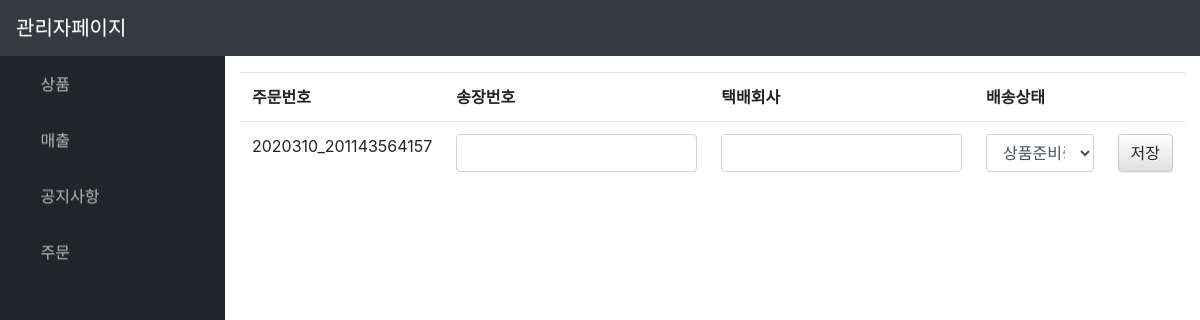
The app's page /manage/OrderList/ (signed in), older data.
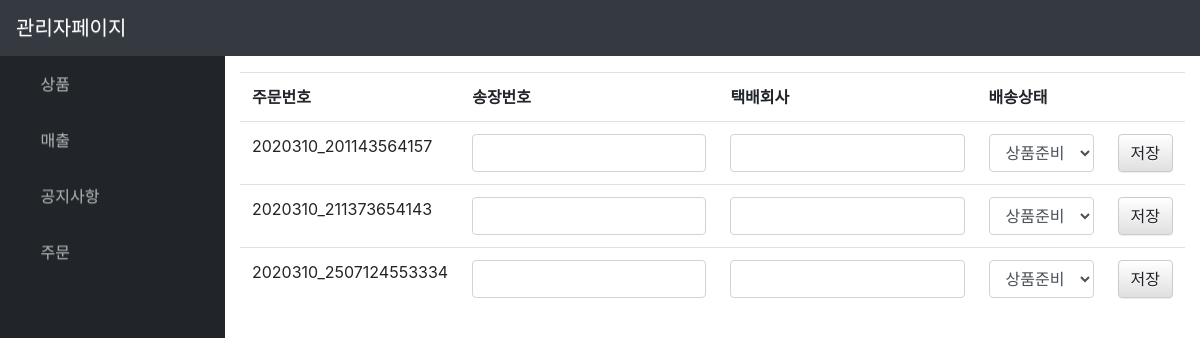
The same page, newer data.
### boeun_bread/models.py (models this page shows)
class Order(models.Model):
    User                  = models.ForeignKey(Profile, on_delete=models.DO_NOTHING)
    User_address          = models.CharField(max_length=200) #주소
    User_detail_address   = models.CharField(max_length=100) #상세 주소
    post_number           = models.CharField(max_length=200,null=True, blank=True) #우편번호
    Order_Number          = models.CharField(max_length=200)#주문번호
    post_number           = models.CharField(max_length=200,null=True, blank=True) #우편번호
    Total_price           = models.IntegerField(default=0) # 주문 총금액
    Order_date            = models.DateField(auto_now_add=True) #주문 날짜
    Order_type            = models.IntegerField(default=0) # 0 : 결제확인
    Order_hope_date       = models.DateTimeField(null=True,blank=True) #배송 희망일
    Order_request_content = models.CharField(null=True,blank=True,max_length=200) #주문시 요청사항
    payment_type          = models.CharField(max_length=200, null=True, blank=True, default="결제대기") #결제수단
    Order_status          = models.BooleanField(default=False) #True = 결제완료
    Order_receipt         = models.CharField(null=True,blank=True,max_length=200)#카드영수증
    non_user_name         = models.CharField(max_length=20,null=True,blank=True) #비회원 이름
    non_user_phone        = models.CharField(max_length=11,null=True,blank=True) # 비회원 전화번호
    non_user_email        = models.EmailField(max_length=50,null=True,blank=True) #비회원 이메일

### boeun_bread/views.py (the view, shortened to what this page needs)
# urls.py: path('manage/OrderList/',views.order_list,name="order_list"),
@login_required
def order_list(request):
    if not isAdmin(request):
        return render(request,'boeun_bread/main.html',{'manage_msg':'권한 없습니다.'})
    orders = Order.objects.filter(Order_status=True)
    context = {
        'orders':orders
    }
    return render(request,'manage/order_list.html',context)

### boeun_bread/views.py (called while the page is built)
def isAdmin(request):
    profile = Profile.objects.get(user=request.user)
    return True if profile.U_grade == 0 else False

### boeun_bread/templates/manage/order_list.html (shortened to what this page needs)
{% extends 'manage/manage_base.html'%}
{% block manage_content %}
    <table class="table table-hover">
        <tr>
            <th>주문번호</th>
            <th>송장번호</th>
            <th>택배회사</th>
            <th>배송상태</th>
            <th></th>
        </tr>
            {% for order in orders %}
            {% if not order.delivery.delivery_status == '3'%}
            <form method="POST" onsubmit="return isVaild()">
                <tr>
                    <td class="popup-btn" style="cursor: pointer;" index="{{order.pk}}">{{order.Order_Number}}</td>
                    <td>
                        <input type="text" name="number" value="{{order.delivery.delivery_number}}" class="form-control">
                    </td>
                    <td>
                        <input type="text" name="company" value="{{order.delivery.delivery_company}}" class="form-control">
                    </td>
                    <td>
                        <select class="form-control" name="status">
                            <option value="1"
                            {% if order.delivery.delivery_status == '1'%}selected{%endif%}>상품준비중</option>
                        </select>
                    </td>
                    <td>
                        <input type="submit" value="저장" class="btn btn-default">
                    </td>
                </tr>
            </form>
            {% endif %}
            {% endfor %}
    </table>
{% endblock %}

Row changes from the older to the newer data that the page shows:
added Order: Order_Number "2020310_211373654143"
added Order: Order_Number "2020310_2507124553334"
